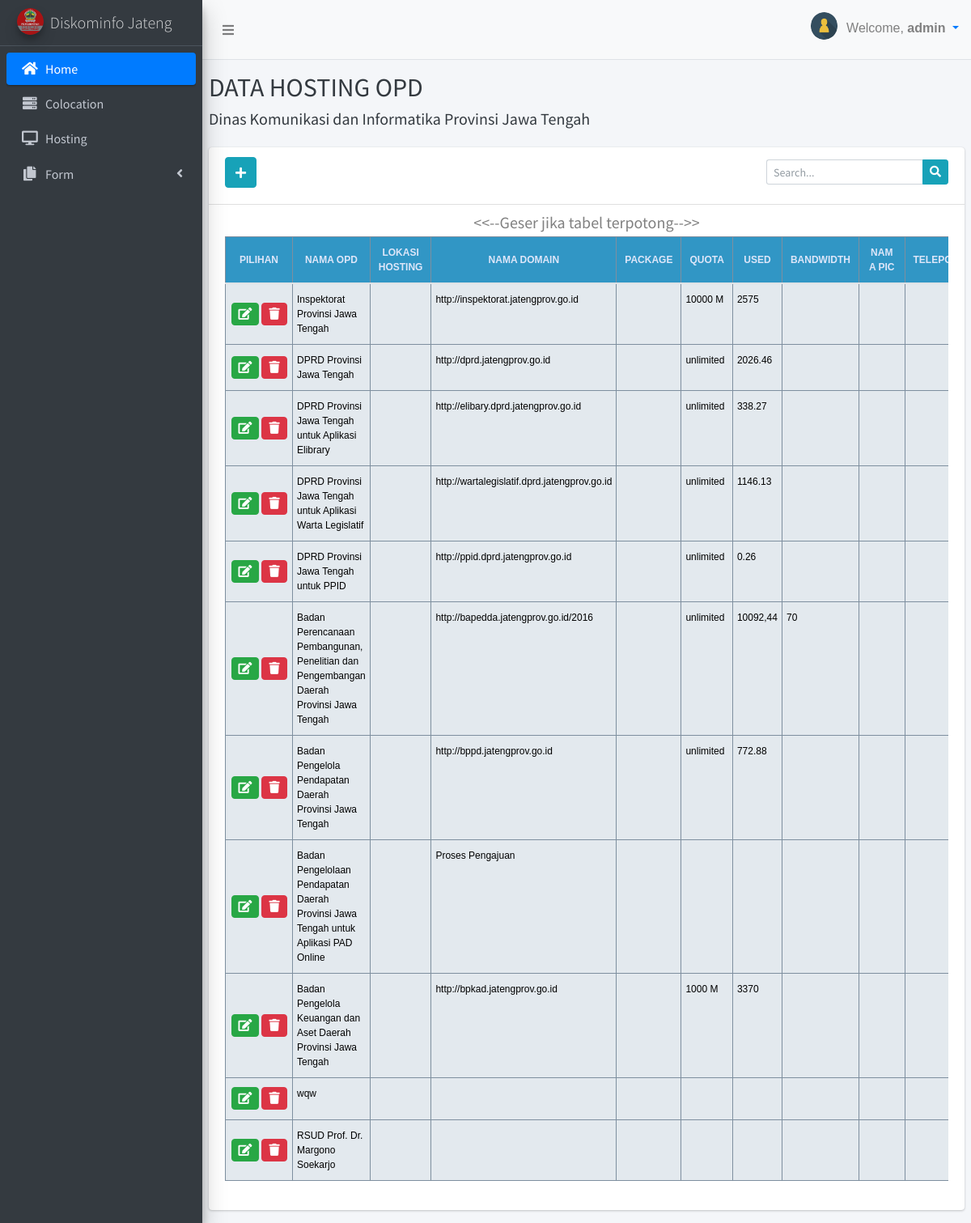
/pages/datahosting.php (signed in), run on the app's committed database.
### tables this page shows
CREATE TABLE `hosting` (
  `no` int(11) NOT NULL,
  `nama_opd` varchar(255) DEFAULT NULL,
  `lokasi_hosting` varchar(255) DEFAULT NULL,
  `domain` varchar(255) DEFAULT NULL,
  `package` varchar(255) DEFAULT NULL,
  `quota` varchar(255) DEFAULT NULL,
  `used` varchar(255) DEFAULT NULL,
  `keb_bw` varchar(255) DEFAULT NULL,
  `nama` varchar(255) DEFAULT NULL,
  `telepon` varchar(255) DEFAULT NULL
);

### pages/datahosting.php (the view, shortened to what this page needs)
<?php include 'dashboard.php' ?>
  <div class="content-wrapper">
    <section class="content-header">
      <div class="container-fluid">
        <div class="row mb-2">
            <h2 class="m-0 text-dark">DATA HOSTING OPD</h2>
        </div>
         <div class="row mb-2">
            <h5 class="m-0 text-dark">Dinas Komunikasi dan Informatika Provinsi Jawa Tengah</h5>
        </div>
      </div>
    </section>
    <section class="content">
      <div class="row">
        <div class="col-12">
          <div class="card">
            <div class="card-header">
              <div class="row mb-2">
                <div class="col-sm-6">
                    <a href="formhosting.php" type="button" class="btn btn-info" title="Add">
                      <i class="fa fa-plus"></i>
                    </a>
                </div>
                <div class="col-sm-6" style="display: flex; justify-content: flex-end;">
                      <form class="form-inline ml-3" action="datahosting.php">
                          <div class="input-group input-group-sm">
                            <input class="form-control form-control-navbar" type="search" placeholder="Search..." aria-label="Search" name="cari">
                            <div class="input-group-append">
                              <button class="btn btn-info" type="submit">
                                <i class="fas fa-search"></i>
                              </button>
                            </div>
                          </div>
                        </form>
                </div>
              </div>
            </div>
            <div class="card-body" style="padding-top: 10px;">
              <center><h5 style="color: grey; margin:0px;"><<--Geser jika tabel terpotong-->></h5></center>
              <div class="card-body1">
                <table id="example2" class="table table-bordered table-hover">
                  <thead>
                  <tr>
                    <th>PILIHAN</th>
                    <th>NAMA OPD</th>
                    <th>LOKASI HOSTING</th>
                    <th>NAMA DOMAIN</th>
                    <th>PACKAGE</th>
                    <th>QUOTA</th>
                    <th>USED</th>
                    <th>BANDWIDTH</th>
                    <th>NAMA PIC</th>
                    <th>TELEPON</th>
                  </tr>
                  </thead>
                   <tbody>
                    <?php
                        include "../db/koneksi2.php";
                            if(isset($_GET['cari'])){
                                $cari = $_GET['cari'];
                                $query = "select * from hosting where nama_opd like '%".$cari."%'";
                            }else{
                                $query = "SELECT * from hosting";
                            }
                            $result = mysqli_query($connect, $query) or die(mysqli_error($connect));
                            while ($row = mysqli_fetch_array($result)) {
                    ?>
                    <tr>
                        <td style="text-align:center; vertical-align: middle;">
                            <div class="btn-group" role="group">
                                <a href='edit_hosting.php?id=<?php echo $row['nama_opd']; ?>'>
                                    <button class="btn btn-success" type="button" title="Edit" data-toggle="modal" data-target="#edit">
                                        <i class="fa fa-edit"></i></button>
                                </a>
                                <a  href='../db/hapushosting.php?id=<?php echo $row['no']; ?>'>
                                    <button class="btn btn-danger" type="button" title="Delete" id="btnShowMsg" value="Delete" onClick='showMessage()'/>
                                        <i class="fa fa-trash"></i></button>
                                </a>
                            </div>
                        </td>
                        <td style="text-align:left;"><?php echo $row['nama_opd']; ?></td>
                        <td style="text-align:left;"><?php echo $row['lokasi_hosting']; ?></td>
                        <td style="text-align:left;"><?php echo $row['domain']; ?></td>
                        <td style="text-align:left;"><?php echo $row['package']; ?></td>
                        <td style="text-align:left;"><?php echo $row['quota']; ?></td>
                        <td style="text-align:left;"><?php echo $row['used']; ?></td>
                        <td style="text-align:left;"><?php echo $row['keb_bw']; ?></td>
                        <td style="text-align:left;"><?php echo $row['nama']; ?></td>
                        <td style="text-align:left;"><?php echo $row['telepon']; ?></td>
                    </tr>
                    <?php
                    }
                    ?>
                  </tbody>
                </table>
              </div>
            </div>
          </div>
        </div>
      </div>
    </section>
  </div>
</div>
</body>
</html>
<?php include 'end.php' ?>

### pages/datahosting.php (style rules this page uses)
.card-body1 { overflow: scroll; -ms-overflow-style: none; }
.table { width: 100%; margin-top: 5px; border-collapse: collapse; }
.table th, .table td { border: 1px solid #7E8F9F; padding: 10px; font-family: arial; }
.table th { font-size: 12px; background: #3196C5; color: #DDE6F9; }
.table td { background: #E3E9EE; padding: 10px 5px; font-size: 12px; color: #000000; }
button[type=button] { margin: 1.5px; padding: 1px 8px; }
.fa { justify-content: center; font-size: 15px; }

### data on the page
hosting: nama_opd "Inspektorat Provinsi Jawa Tengah", domain "http://inspektorat.jatengprov.go.id", quota "10000 M", used "2575"
hosting: nama_opd "DPRD Provinsi Jawa Tengah", domain "http://dprd.jatengprov.go.id", quota "unlimited", used "2026.46"
hosting: nama_opd "DPRD Provinsi Jawa Tengah untuk Aplikasi Elibrary", domain "http://elibary.dprd.jatengprov.go.id", quota "unlimited", used "338.27"
hosting: nama_opd "DPRD Provinsi Jawa Tengah untuk Aplikasi Warta Legislatif", domain "http://wartalegislatif.dprd.jatengprov.go.id", quota "unlimited", used "1146.13"
hosting: nama_opd "DPRD Provinsi Jawa Tengah untuk PPID", domain "http://ppid.dprd.jatengprov.go.id", quota "unlimited", used "0.26"
hosting: nama_opd "Badan Perencanaan Pembangunan, Penelitian dan Pengembangan Daerah Provinsi Jawa Tengah", domain "http://bapedda.jatengprov.go.id/2016", quota "unlimited", used "10092,44", keb_bw "70"
hosting: nama_opd "Badan Pengelola Pendapatan Daerah Provinsi Jawa Tengah", domain "http://bppd.jatengprov.go.id", quota "unlimited", used "772.88"
hosting: nama_opd "Badan Pengelolaan Pendapatan Daerah Provinsi Jawa Tengah untuk Aplikasi PAD Online", domain "Proses Pengajuan"
hosting: nama_opd "Badan Pengelola Keuangan dan Aset Daerah Provinsi Jawa Tengah", domain "http://bpkad.jatengprov.go.id", quota "1000 M", used "3370"
hosting: nama_opd "wqw"
hosting: nama_opd "RSUD Prof. Dr. Margono Soekarjo"

### other printed values
$_SESSION['username'] "admin"
